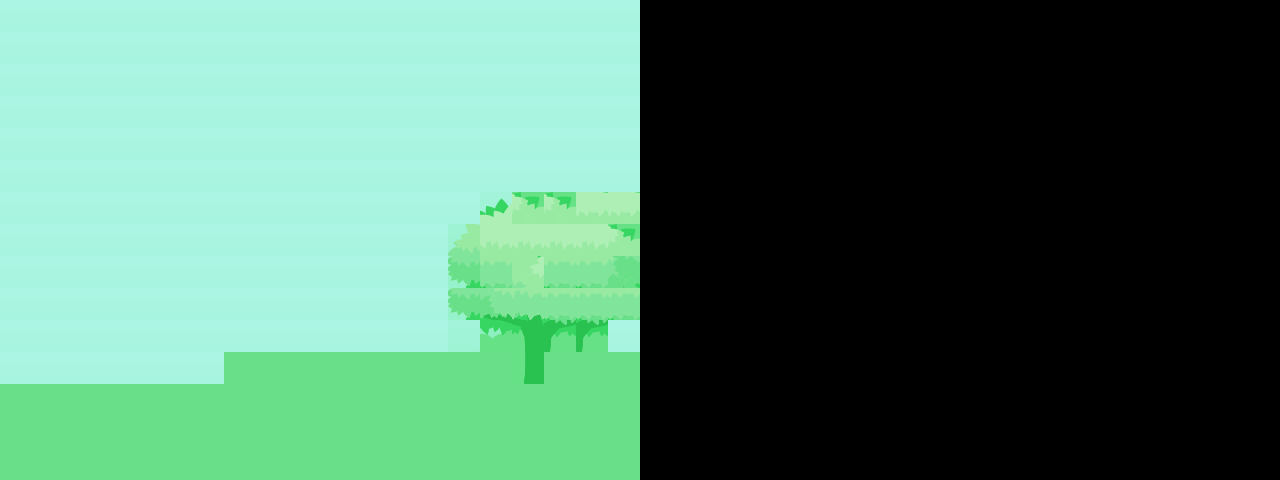

Rendered tile map (Tiled .tmx) drawn with the repository's tilesets; below, a short description and the map source with its tile grids summarised:
An orthogonal 40x15 tile map with 32x32 px tiles, 1 tile layer (Tile Layer 1) and 1 object (Player).

<map version="1.0" orientation="orthogonal" renderorder="right-down" width="40" height="15" tilewidth="32" tileheight="32" nextobjectid="34">
 <properties>
  <property name="Plane" value="assets/reverse tail plane.png" />
 </properties>
 <tileset firstgid="1" name="BG" tilewidth="32" tileheight="32" spacing="2" margin="2">
  <image source="BG.png" width="1000" height="750" />
 </tileset>
 <layer name="Tile Layer 1" width="40" height="15">
  <data>[600 cells, 300 non-empty, 18 distinct tile ids]</data>
 </layer>
 <objectgroup name="Object Layer 1">
  <properties>
   <property name="animSpeed" value="0" />
   <property name="callbackID" value="0" />
   <property name="numFrames" value="4" />
   <property name="textureHeight" value="81" />
   <property name="textureID" value="Plane" />
   <property name="textureWidth" value="119" />
  </properties>
  <object id="5" name="Plane" type="Player" x="107" y="49" width="119" height="81" />
 </objectgroup>
</map>
